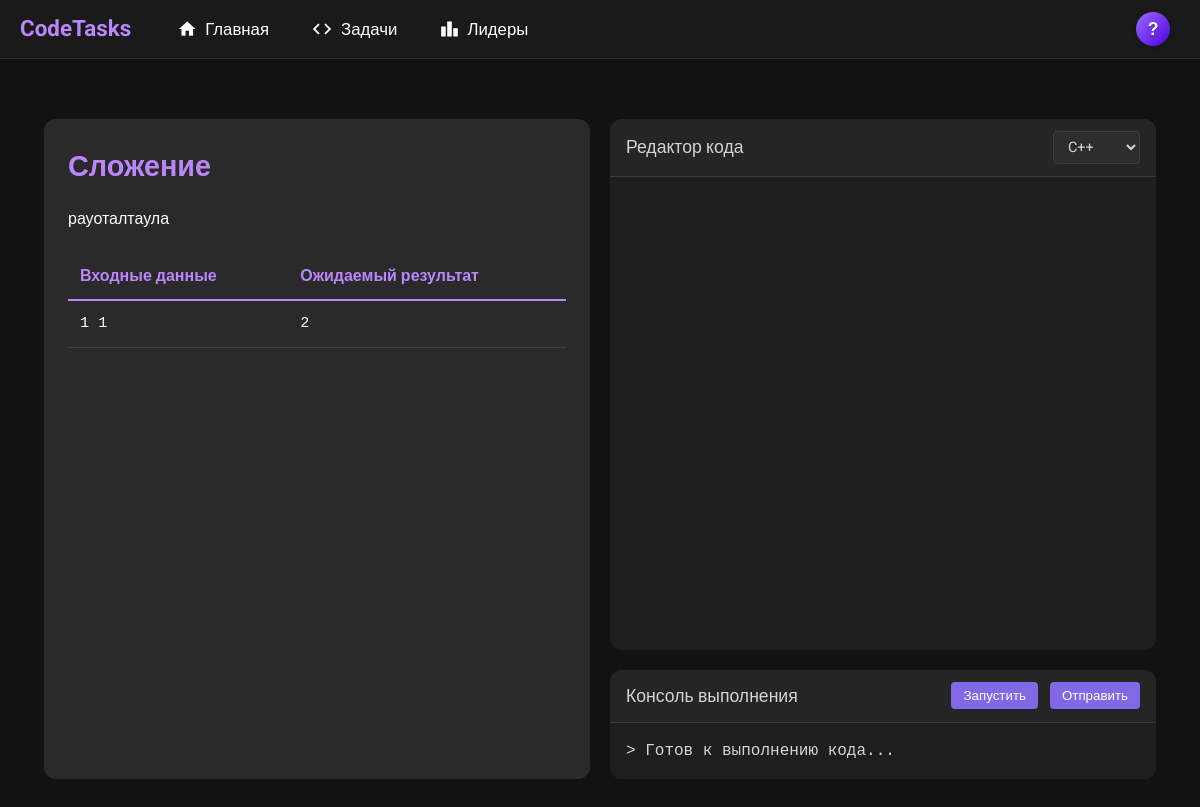
Page /ide/1 on the committed database.
### app/models.py (models this page shows, shortened)
class Task(models.Model):
    title = models.CharField(max_length=100)
    description = models.TextField()
    COMPLEXITY_CHOICES = [
        (0, 'Easy'),
        (1, 'Medium'),
        (2, 'Hard'),
        (3, "Extreme"),
        (4, "Hardcore")
    ]
    complexity = models.IntegerField(choices=COMPLEXITY_CHOICES)
    award_points = models.IntegerField(default=0)

class Test(models.Model):
    stdin = models.TextField()
    stdout = models.TextField()
    task = models.ForeignKey(Task, on_delete=models.DO_NOTHING)

### app/views.py (the view)
# urls.py: path("ide/<int:task_id>", views.ide, name="ide"),
def ide(request: HttpRequest, task_id):
    task = get_object_or_404(Task, id=task_id)
    tests = Test.objects.filter(task=task)
    languages = Language.objects.all()
    context = {"task": task, "tests": tests, "languages": languages}
    return render(request, "ide.html", context)

### templates/ide.html (shortened to what this page needs)
{% extends 'base.html' %}
{% block content %}
    <div class="task-container">
        <div class="task-description">
            <h1 class="task-title">{{ task.title }}</h1>
            <div class="description-content">
                {{ task.description|safe }}
                <table class="test-table">
                    <thead>
                    <tr>
                        <th>Входные данные</th>
                        <th>Ожидаемый результат</th>
                    </tr>
                    </thead>
                    <tbody>
                    {% for test in tests|slice:":3" %}
                        <tr>
                            <td>
                                <pre>{{ test.stdin }}</pre>
                            </td>
                            <td>
                                <pre>{{ test.stdout }}</pre>
                            </td>
                        </tr>
                    {% endfor %}
                    </tbody>
                </table>
            </div>
        </div>
        <div class="editor-container">
            <div class="editor-header">
                <div class="editor-title">Редактор кода</div>
                <div>
                    <select id="language-select" class="language-selector">
                        {% for i in languages %}
                            <option value="{{ i.language }}">{{ i.get_language_display }}</option>
                        {% endfor %}
                    </select>
                </div>
            </div>
            <div id="editor" class="editor-wrapper"></div>
        </div>
        <div class="console-container">
            <div class="console-header">
                <div class="console-title">Консоль выполнения</div>
                <div class="console-controls">
                    <button id="run-button">Запустить</button>
                    <button id="submit-button">Отправить</button>
                </div>
            </div>
            <div id="console-output" class="console-content">> Готов к выполнению кода...</div>
        </div>
    </div>
{% endblock %}

### templates/base.html (style rules this page uses)
:root { --md-sys-color-primary: #bb86fc; --md-sys-color-on-primary: #000000; --md-sys-color-primary-container: #8168e6; --md-sys-color-secondary: #bb86fc; --md-sys-color-surface: #1a1a1a; --md-sys-color-on-surface: #ffffff; --md-sys-color-surface-variant: #2a2a2a; --md-sys-color-error: #ff8a9e; --md-sys-color-outline: #a5a1aa; --md-ref-typeface-brand: 'Roboto', sans-serif; --md-ref-typeface-plain: 'Roboto', sans-serif; }
* { margin: 0; padding: 0; box-sizing: border-box; }
body { font-family: var(--md-ref-typeface-plain); color: var(--md-sys-color-on-surface); background-color: #121212; line-height: 1.6; font-size: 16px; }

### templates/ide.html (style rules this page uses)
html, body { overflow: hidden; height: 100%; margin: 0; padding: 0; }
.task-container { display: grid; grid-template-columns: 1fr 1fr; grid-template-rows: 1fr auto; gap: 20px; height: calc(100vh - 100px); padding: 20px; box-sizing: border-box; }
.task-description { grid-column: 1; grid-row: 1 / span 2; background-color: var(--md-sys-color-surface-variant); border-radius: 12px; padding: 24px; overflow-y: auto; display: flex; flex-direction: column; }
.editor-container { grid-column: 2; grid-row: 1; display: flex; flex-direction: column; background-color: #1e1e1e; border-radius: 12px; overflow: hidden; }
.console-container { grid-column: 2; grid-row: 2; display: flex; flex-direction: column; background-color: #1e1e1e; border-radius: 12px; overflow: hidden; }
.editor-header, .console-header { display: flex; justify-content: space-between; align-items: center; padding: 12px 16px; background-color: #252526; border-bottom: 1px solid #3c3c3c; }
.editor-title, .console-title { font-weight: 500; font-size: 1.1rem; color: #d4d4d4; }
.editor-wrapper { flex: 1; }
.console-content { flex: 1; padding: 16px; background-color: #1e1e1e; color: #d4d4d4; overflow-y: auto; font-family: monospace; white-space: pre-wrap; line-height: 1.5; }
.task-title { font-size: 1.8rem; margin-bottom: 16px; color: var(--md-sys-color-primary); font-weight: 700; }
.description-content { line-height: 1.7; flex: 1; }
.test-table { width: 100%; border-collapse: collapse; margin: 20px 0; background: transparent; }
.test-table th { padding: 10px 12px; text-align: left; font-weight: 600; color: var(--md-sys-color-primary); border-bottom: 2px solid var(--md-sys-color-primary); }
.test-table td { padding: 10px 12px; border-bottom: 1px solid rgba(255, 255, 255, 0.1); }
.test-table pre { margin: 0; padding: 0; background: transparent; font-family: monospace; font-size: 0.95rem; }
.language-selector { background-color: #2d2d2d; color: #d4d4d4; border: 1px solid #3c3c3c; border-radius: 4px; padding: 6px 10px; font-family: inherit; font-size: 0.9rem; }
.console-controls button { background-color: var(--md-sys-color-primary-container); color: white; border: none; border-radius: 4px; padding: 6px 12px; margin-left: 8px; cursor: pointer; font-weight: 500; transition: background-color 0.2s; }
#run-button { background-color: #8168e6; }
#submit-button { background-color: #8168e6; }

### rows in the picture
Task: title "Сложение", description "рауоталтаула"
Test: stdin "1 1", stdout "2"

### other values in the picture
form field value "C++"
